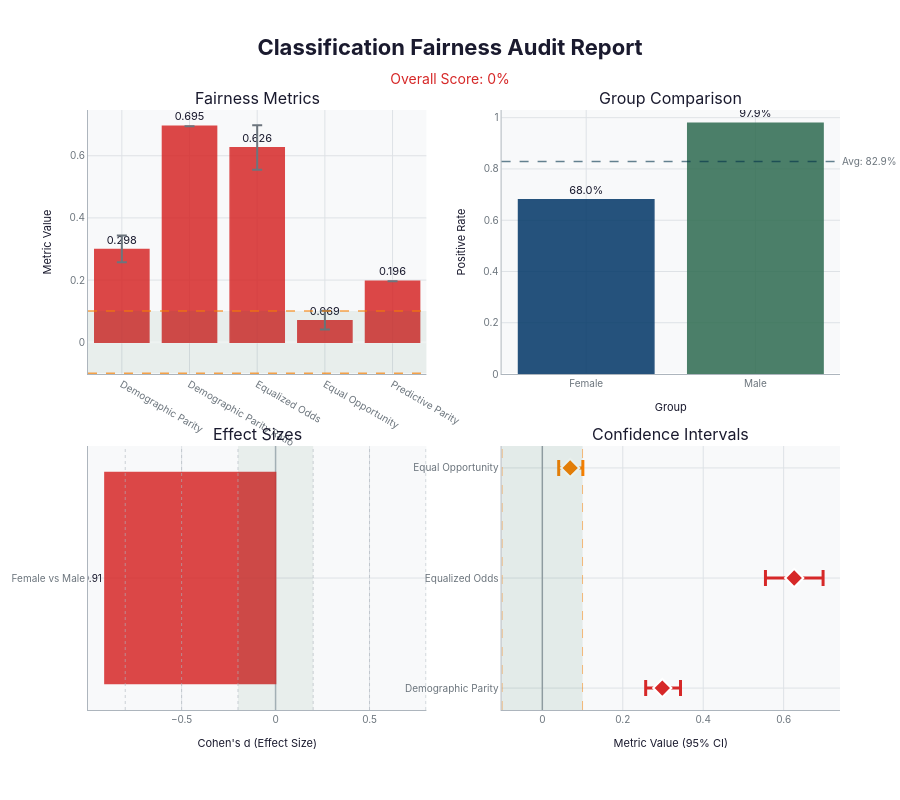

The notebook cell saved with this chart:
### Code cell
# Compare styles: 'business' style for corporate reports
try:
    dashboard_business = create_fairness_dashboard(viz_report, style='business', height=800)
    dashboard_business.show()
except Exception as e:
    print(f"Could not create business dashboard: {e}")

### Figure 1 — Plotly figure (JSON) as saved in the notebook; plotly's stock layout.template omitted (floating-point values rounded to 4 significant figures)
{"data": [{"hovertemplate": "<b>%{x}</b><br>Value: %{y:.4f}<br><extra></extra>", "marker": {"color": ["#d62828", "#d62828", "#d62828", "#d62828", "#d62828"], "line": {"color": ["#d62828", "#d62828", "#d62828", "#d62828", "#d62828"], "width": 1.5}, "opacity": 0.85}, "name": "Metrics", "showlegend": false, "text": ["0.298", "0.695", "0.626", "0.069", "0.196"], "textfont": {"color": "#1a1a2e", "size": 11}, "textposition": "outside", "type": "bar", "x": ["Demographic Parity", "Demographic Parity Ratio", "Equalized Odds", "Equal Opportunity", "Predictive Parity"], "xaxis": "x", "y": [0.2983, 0.6952, 0.6262, 0.06923, 0.1961], "yaxis": "y"}, {"error_y": {"array": [0.04536, 0, 0.0718, 0.03154, 0], "arrayminus": [0.0413, 0, 0.07148, 0.02849, 0], "color": "#6c757d", "symmetric": false, "thickness": 2, "type": "data", "width": 5}, "hoverinfo": "skip", "marker": {"color": "rgba(0,0,0,0)", "size": 0.1}, "mode": "markers", "showlegend": false, "type": "scatter", "x": ["Demographic Parity", "Demographic Parity Ratio", "Equalized Odds", "Equal Opportunity", "Predictive Parity"], "xaxis": "x", "y": [0.2983, 0.6952, 0.6262, 0.06923, 0.1961], "yaxis": "y"}, {"customdata": [441, 559], "hovertemplate": "<b>%{x}</b><br>Positive Rate: %{y:.4f}<br>Sample Size: %{customdata:,}<br><extra></extra>", "marker": {"color": ["#003566", "#2d6a4f"], "line": {"color": ["#003566", "#2d6a4f"], "width": 1.5}, "opacity": 0.85}, "name": "Groups", "showlegend": false, "text": ["68.0%", "97.9%"], "textfont": {"color": "#1a1a2e", "size": 11}, "textposition": "outside", "type": "bar", "x": ["Female", "Male"], "xaxis": "x2", "y": [0.6803, 0.9785], "yaxis": "y2"}, {"hovertemplate": "<b>%{y}</b><br>Cohen's d: %{x:.3f}<br><extra></extra>", "marker": {"color": ["#d62828"], "line": {"color": ["#d62828"], "width": 1.5}, "opacity": 0.85}, "name": "Effect Sizes", "orientation": "h", "showlegend": false, "text": ["d = -0.91"], "textfont": {"color": "#1a1a2e", "size": 10}, "textposition": "outside", "type": "bar", "x": [-0.9081], "xaxis": "x3", "y": ["Female vs Male"], "yaxis": "y3"}, {"error_x": {"array": [0.04536], "arrayminus": [0.0413], "color": "#d62828", "symmetric": false, "thickness": 3, "type": "data", "width": 8}, "hovertemplate": "<b>Demographic Parity</b><br>Point Estimate: 0.2983<br>95% CI: [0.2570, 0.3436]<br><extra></extra>", "marker": {"color": "#d62828", "line": {"color": "white", "width": 2}, "size": 14, "symbol": "diamond"}, "mode": "markers", "name": "Demographic Parity", "showlegend": false, "type": "scatter", "x": [0.2983], "xaxis": "x4", "y": ["Demographic Parity"], "yaxis": "y4"}, {"error_x": {"array": [0.0718], "arrayminus": [0.07148], "color": "#d62828", "symmetric": false, "thickness": 3, "type": "data", "width": 8}, "hovertemplate": "<b>Equalized Odds</b><br>Point Estimate: 0.6262<br>95% CI: [0.5547, 0.6980]<br><extra></extra>", "marker": {"color": "#d62828", "line": {"color": "white", "width": 2}, "size": 14, "symbol": "diamond"}, "mode": "markers", "name": "Equalized Odds", "showlegend": false, "type": "scatter", "x": [0.6262], "xaxis": "x4", "y": ["Equalized Odds"], "yaxis": "y4"}, {"error_x": {"array": [0.03154], "arrayminus": [0.02849], "color": "#f77f00", "symmetric": false, "thickness": 3, "type": "data", "width": 8}, "hovertemplate": "<b>Equal Opportunity</b><br>Point Estimate: 0.0692<br>95% CI: [0.0407, 0.1008]<br><extra></extra>", "marker": {"color": "#f77f00", "line": {"color": "white", "width": 2}, "size": 14, "symbol": "diamond"}, "mode": "markers", "name": "Equal Opportunity", "showlegend": false, "type": "scatter", "x": [0.06923], "xaxis": "x4", "y": ["Equal Opportunity"], "yaxis": "y4"}], "layout": {"annotations": [{"font": {"size": 16}, "showarrow": false, "text": "Fairness Metrics", "x": 0.225, "xanchor": "center", "xref": "paper", "y": 1, "yanchor": "bottom", "yref": "paper"}, {"font": {"size": 16}, "showarrow": false, "text": "Group Comparison", "x": 0.775, "xanchor": "center", "xref": "paper", "y": 1, "yanchor": "bottom", "yref": "paper"}, {"font": {"size": 16}, "showarrow": false, "text": "Effect Sizes", "x": 0.225, "xanchor": "center", "xref": "paper", "y": 0.44, "yanchor": "bottom", "yref": "paper"}, {"font": {"size": 16}, "showarrow": false, "text": "Confidence Intervals", "x": 0.775, "xanchor": "center", "xref": "paper", "y": 0.44, "yanchor": "bottom", "yref": "paper"}, {"font": {"color": "#6c757d", "size": 10}, "showarrow": false, "text": "Avg: 82.9%", "x": 1, "xanchor": "left", "xref": "x2 domain", "y": 0.8294, "yanchor": "middle", "yref": "y2"}], "font": {"color": "#1a1a2e", "family": "Inter, Segoe UI, SF Pro Display, Arial, sans-serif", "size": 12}, "height": 800, "hoverlabel": {"bgcolor": "#f8f9fa", "bordercolor": "#dee2e6", "font": {"family": "Inter, Arial, sans-serif", "size": 12}}, "legend": {"bgcolor": "rgba(255,255,255,0.8)", "bordercolor": "#dee2e6", "borderwidth": 1, "font": {"color": "#6c757d", "size": 11}, "orientation": "h", "x": 0.5, "xanchor": "center", "y": -0.1, "yanchor": "bottom"}, "margin": {"b": 90, "l": 60, "r": 60, "t": 110}, "paper_bgcolor": "#ffffff", "plot_bgcolor": "#f8f9fa", "shapes": [{"fillcolor": "#2d6a4f", "line": {"width": 0}, "opacity": 0.08, "type": "rect", "x0": 0, "x1": 1, "xref": "x domain", "y0": -0.1, "y1": 0.1, "yref": "y"}, {"line": {"color": "#f77f00", "dash": "dash", "width": 1.5}, "opacity": 0.7, "type": "line", "x0": 0, "x1": 1, "xref": "x domain", "y0": 0.1, "y1": 0.1, "yref": "y"}, {"line": {"color": "#f77f00", "dash": "dash", "width": 1.5}, "opacity": 0.7, "type": "line", "x0": 0, "x1": 1, "xref": "x domain", "y0": -0.1, "y1": -0.1, "yref": "y"}, {"line": {"color": "#003049", "dash": "dash", "width": 1.5}, "opacity": 0.6, "type": "line", "x0": 0, "x1": 1, "xref": "x2 domain", "y0": 0.8294, "y1": 0.8294, "yref": "y2"}, {"fillcolor": "#2d6a4f", "line": {"width": 0}, "opacity": 0.08, "type": "rect", "x0": -0.2, "x1": 0.2, "xref": "x3", "y0": 0, "y1": 1, "yref": "y3 domain"}, {"line": {"color": "#adb5bd", "dash": "dot", "width": 1}, "opacity": 0.6, "type": "line", "x0": 0.2, "x1": 0.2, "xref": "x3", "y0": 0, "y1": 1, "yref": "y3 domain"}, {"line": {"color": "#adb5bd", "dash": "dot", "width": 1}, "opacity": 0.6, "type": "line", "x0": -0.2, "x1": -0.2, "xref": "x3", "y0": 0, "y1": 1, "yref": "y3 domain"}, {"line": {"color": "#adb5bd", "dash": "dot", "width": 1}, "opacity": 0.6, "type": "line", "x0": 0.5, "x1": 0.5, "xref": "x3", "y0": 0, "y1": 1, "yref": "y3 domain"}, {"line": {"color": "#adb5bd", "dash": "dot", "width": 1}, "opacity": 0.6, "type": "line", "x0": -0.5, "x1": -0.5, "xref": "x3", "y0": 0, "y1": 1, "yref": "y3 domain"}, {"line": {"color": "#adb5bd", "dash": "dot", "width": 1}, "opacity": 0.6, "type": "line", "x0": 0.8, "x1": 0.8, "xref": "x3", "y0": 0, "y1": 1, "yref": "y3 domain"}, {"line": {"color": "#adb5bd", "dash": "dot", "width": 1}, "opacity": 0.6, "type": "line", "x0": -0.8, "x1": -0.8, "xref": "x3", "y0": 0, "y1": 1, "yref": "y3 domain"}, {"fillcolor": "#2d6a4f", "line": {"width": 0}, "opacity": 0.1, "type": "rect", "x0": -0.1, "x1": 0.1, "xref": "x4", "y0": 0, "y1": 1, "yref": "y4 domain"}, {"line": {"color": "#f77f00", "dash": "dash", "width": 1}, "opacity": 0.5, "type": "line", "x0": 0.1, "x1": 0.1, "xref": "x4", "y0": 0, "y1": 1, "yref": "y4 domain"}, {"line": {"color": "#f77f00", "dash": "dash", "width": 1}, "opacity": 0.5, "type": "line", "x0": -0.1, "x1": -0.1, "xref": "x4", "y0": 0, "y1": 1, "yref": "y4 domain"}, {"line": {"color": "#6c757d", "width": 1}, "opacity": 0.4, "type": "line", "x0": 0, "x1": 0, "xref": "x4", "y0": 0, "y1": 1, "yref": "y4 domain"}], "showlegend": true, "title": {"font": {"color": "#1a1a2e", "family": "Inter, Segoe UI, Arial, sans-serif", "size": 22}, "text": "<b>Classification Fairness Audit Report</b><br><span style='color:#d62828;font-size:14px'>Overall Score: 0%</span>", "x": 0.5, "xanchor": "center"}, "xaxis": {"anchor": "y", "domain": [0, 0.45], "gridcolor": "#dee2e6", "griddash": "solid", "gridwidth": 1, "linecolor": "#adb5bd", "linewidth": 1, "showgrid": true, "tickfont": {"color": "#6c757d", "size": 10}, "title": {"font": {"color": "#1a1a2e", "size": 11}}, "zeroline": true, "zerolinecolor": "#adb5bd", "zerolinewidth": 1.5}, "xaxis2": {"anchor": "y2", "domain": [0.55, 1], "gridcolor": "#dee2e6", "griddash": "solid", "gridwidth": 1, "linecolor": "#adb5bd", "linewidth": 1, "showgrid": true, "tickfont": {"color": "#6c757d", "size": 10}, "title": {"font": {"color": "#1a1a2e", "size": 11}, "text": "Group"}, "zeroline": true, "zerolinecolor": "#adb5bd", "zerolinewidth": 1.5}, "xaxis3": {"anchor": "y3", "domain": [0, 0.45], "gridcolor": "#dee2e6", "griddash": "solid", "gridwidth": 1, "linecolor": "#adb5bd", "linewidth": 1, "showgrid": true, "tickfont": {"color": "#6c757d", "size": 10}, "title": {"font": {"color": "#1a1a2e", "size": 11}, "text": "Cohen's d (Effect Size)"}, "zeroline": true, "zerolinecolor": "#adb5bd", "zerolinewidth": 1.5}, "xaxis4": {"anchor": "y4", "domain": [0.55, 1], "gridcolor": "#dee2e6", "griddash": "solid", "gridwidth": 1, "linecolor": "#adb5bd", "linewidth": 1, "showgrid": true, "tickfont": {"color": "#6c757d", "size": 10}, "title": {"font": {"color": "#1a1a2e", "size": 11}, "text": "Metric Value (95% CI)"}, "zeroline": true, "zerolinecolor": "#adb5bd", "zerolinewidth": 1.5}, "yaxis": {"anchor": "x", "domain": [0.56, 1], "gridcolor": "#dee2e6", "griddash": "solid", "gridwidth": 1, "linecolor": "#adb5bd", "linewidth": 1, "showgrid": true, "tickfont": {"color": "#6c757d", "size": 10}, "title": {"font": {"color": "#1a1a2e", "size": 11}, "text": "Metric Value"}}, "yaxis2": {"anchor": "x2", "domain": [0.56, 1], "gridcolor": "#dee2e6", "griddash": "solid", "gridwidth": 1, "linecolor": "#adb5bd", "linewidth": 1, "showgrid": true, "tickfont": {"color": "#6c757d", "size": 10}, "title": {"font": {"color": "#1a1a2e", "size": 11}, "text": "Positive Rate"}}, "yaxis3": {"anchor": "x3", "domain": [0, 0.44], "gridcolor": "#dee2e6", "griddash": "solid", "gridwidth": 1, "linecolor": "#adb5bd", "linewidth": 1, "showgrid": true, "tickfont": {"color": "#6c757d", "size": 10}, "title": {"font": {"color": "#1a1a2e", "size": 11}}}, "yaxis4": {"anchor": "x4", "domain": [0, 0.44], "gridcolor": "#dee2e6", "griddash": "solid", "gridwidth": 1, "linecolor": "#adb5bd", "linewidth": 1, "showgrid": true, "tickfont": {"color": "#6c757d", "size": 10}, "title": {"font": {"color": "#1a1a2e", "size": 11}}}}}
